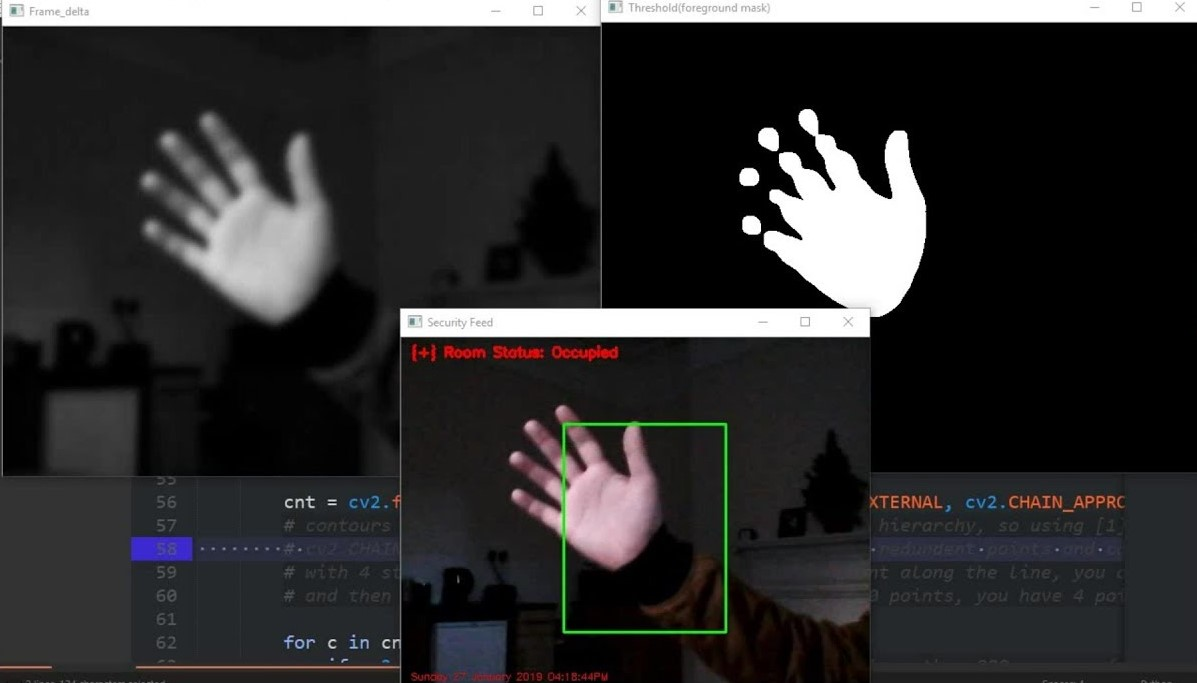
#> input picture motion.jpg, 1197 x 683 px, given in place of the camera
$ python motion_detection.py
#> lines starting #> are read from the running program, lines starting #| are printed output that depends on the picture
# Python program to implement
# Webcam Motion Detector

# importing OpenCV, time and Pandas library
import cv2, time, pandas
# importing datetime class from datetime library
from datetime import datetime

# Assigning our static_back to None
static_back = None

# List when any moving object appear
motion_list = [ None, None ]

# Time of movement
time = []

# Initializing DataFrame, one column is start
# time and other column is end time
df = pandas.DataFrame(columns = ["Start", "End"])

# Capturing video
video = cv2.VideoCapture(0)

# Infinite while loop to treat stack of image as video
while True:
	# Reading frame(image) from video
	check, frame = video.read()
#> frame is the input picture: shape (683, 1197, 3); mean B, G, R 45.2, 44.7, 45.4

	# Initializing motion = 0(no motion)
	motion = 0

	# Converting color image to gray_scale image
	gray = cv2.cvtColor(frame, cv2.COLOR_BGR2GRAY)
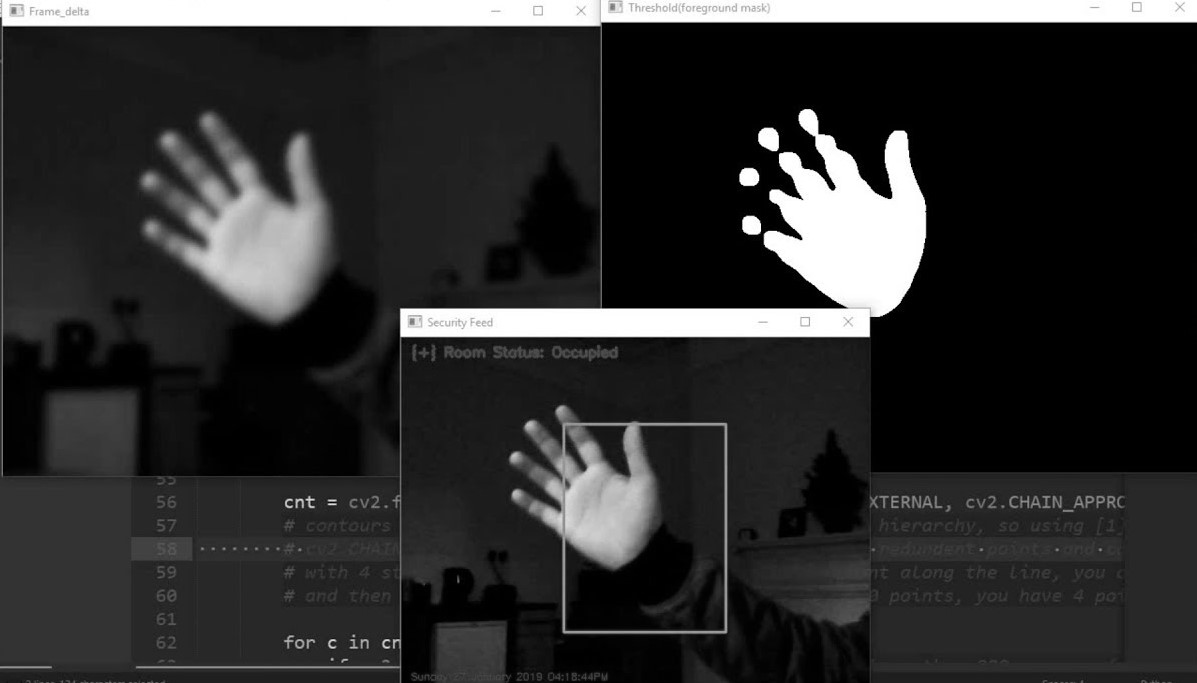
#> gray: shape (683, 1197); min 0, max 255, mean 45

	# Converting gray scale image to GaussianBlur
	# so that change can be find easily
	gray = cv2.GaussianBlur(gray, (21, 21), 0)
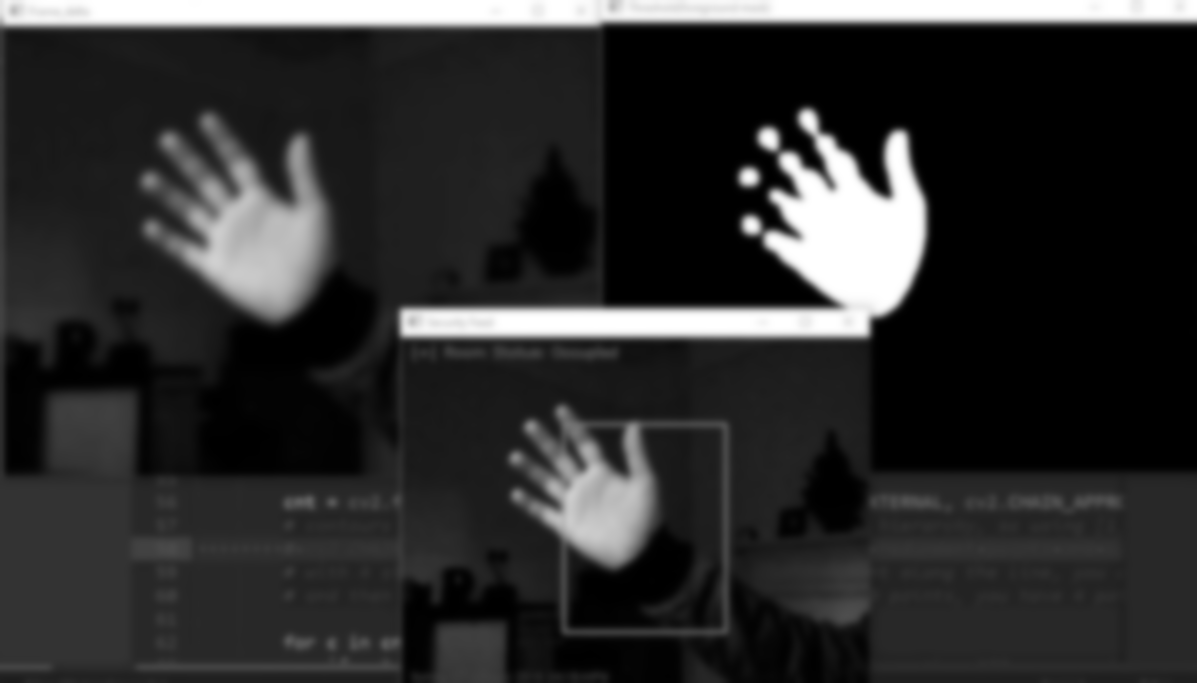
#> gray: shape (683, 1197); min 0, max 255, mean 45

	# In first iteration we assign the value
	# of static_back to our first frame
	if static_back is None:
		static_back = gray
		continue

	# Difference between static background
	# and current frame(which is GaussianBlur)
	diff_frame = cv2.absdiff(static_back, gray)

	# If change in between static background and
	# current frame is greater than 30 it will show white color(255)
	thresh_frame = cv2.threshold(diff_frame, 30, 255, cv2.THRESH_BINARY)[1]
	thresh_frame = cv2.dilate(thresh_frame, None, iterations = 2)

	# Finding contour of moving object
	cnts,_ = cv2.findContours(thresh_frame.copy(),
					cv2.RETR_EXTERNAL, cv2.CHAIN_APPROX_SIMPLE)

	for contour in cnts:
		if cv2.contourArea(contour) < 10000:
			continue
		motion = 1

		(x, y, w, h) = cv2.boundingRect(contour)
		# making green rectangle arround the moving object
		cv2.rectangle(frame, (x, y), (x + w, y + h), (0, 255, 0), 3)

	# Appending status of motion
	motion_list.append(motion)

	motion_list = motion_list[-2:]

	# Appending Start time of motion
	if motion_list[-1] == 1 and motion_list[-2] == 0:
		time.append(datetime.now())

	# Appending End time of motion
	if motion_list[-1] == 0 and motion_list[-2] == 1:
		time.append(datetime.now())

	# Displaying image in gray_scale
	cv2.imshow("Gray Frame", gray)

	# Displaying the difference in currentframe to
	# the staticframe(very first_frame)
	cv2.imshow("Difference Frame", diff_frame)

	# Displaying the black and white image in which if
	# intensity difference greater than 30 it will appear white
	cv2.imshow("Threshold Frame", thresh_frame)

	# Displaying color frame with contour of motion of object
	cv2.imshow("Color Frame", frame)

	key = cv2.waitKey(1)
	# if q entered whole process will stop
	if key == ord('q'):
		# if something is movingthen it append the end time of movement
		if motion == 1:
			time.append(datetime.now())
		break

# Appending time of motion in DataFrame
for i in range(0, len(time), 2):
	df = df.append({"Start":time[i], "End":time[i + 1]}, ignore_index = True)
#> this loop made 0 passes

# Creating a CSV file in which time of movements will be saved
df.to_csv("Time_of_movements.csv")

video.release()

# Destroying all the windows
cv2.destroyAllWindows()
